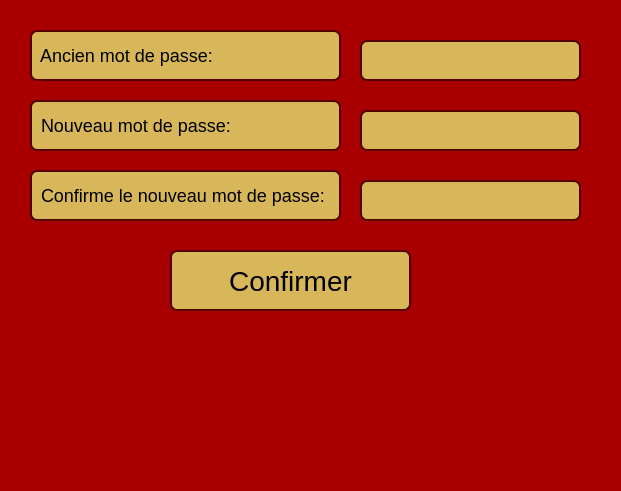
<?xml version="1.0" encoding="UTF-8"?>
<ui version="4.0">
 <class>schimbareParola</class>
 <widget class="QDialog" name="schimbareParola">
  <property name="geometry">
   <rect>
    <x>0</x>
    <y>0</y>
    <width>621</width>
    <height>491</height>
   </rect>
  </property>
  <property name="windowTitle">
   <string>Changer le mot de passe</string>
  </property>
  <property name="styleSheet">
   <string notr="true">QDialog{
background: rgb(168, 0, 0);
}</string>
  </property>
  <widget class="QPushButton" name="confirmaButton">
   <property name="geometry">
    <rect>
     <x>170</x>
     <y>250</y>
     <width>241</width>
     <height>61</height>
    </rect>
   </property>
   <property name="styleSheet">
    <string notr="true">QPushButton{
border: 2px solid rgb(85, 0, 0);
border-radius:7px;
background: #D8B75A;
font-size: 28px;
}</string>
   </property>
   <property name="text">
    <string>Confirmer</string>
   </property>
  </widget>
  <widget class="QLineEdit" name="confirmPasswordLineEdit">
   <property name="geometry">
    <rect>
     <x>360</x>
     <y>180</y>
     <width>221</width>
     <height>41</height>
    </rect>
   </property>
   <property name="styleSheet">
    <string notr="true">QLineEdit{
border: 2px solid rgb(85, 0, 0);
border-radius:7px;
background: #D8B75A;
font-size: 16px;
}</string>
   </property>
   <property name="text">
    <string/>
   </property>
   <property name="echoMode">
    <enum>QLineEdit::Password</enum>
   </property>
  </widget>
  <widget class="QLineEdit" name="newPasswordLineEdit">
   <property name="geometry">
    <rect>
     <x>360</x>
     <y>110</y>
     <width>221</width>
     <height>41</height>
    </rect>
   </property>
   <property name="styleSheet">
    <string notr="true">QLineEdit{
border: 2px solid rgb(85, 0, 0);
border-radius:7px;
background: #D8B75A;
font-size: 16px;
}</string>
   </property>
   <property name="text">
    <string/>
   </property>
   <property name="echoMode">
    <enum>QLineEdit::Password</enum>
   </property>
  </widget>
  <widget class="QLineEdit" name="oldPasswordLineEdit">
   <property name="geometry">
    <rect>
     <x>360</x>
     <y>40</y>
     <width>221</width>
     <height>41</height>
    </rect>
   </property>
   <property name="styleSheet">
    <string notr="true">QLineEdit{
border: 2px solid rgb(85, 0, 0);
border-radius:7px;
background: #D8B75A;
font-size: 16px;
}</string>
   </property>
   <property name="text">
    <string/>
   </property>
   <property name="echoMode">
    <enum>QLineEdit::Password</enum>
   </property>
  </widget>
  <widget class="QLabel" name="oldPasswordLabel">
   <property name="geometry">
    <rect>
     <x>30</x>
     <y>30</y>
     <width>311</width>
     <height>51</height>
    </rect>
   </property>
   <property name="styleSheet">
    <string notr="true">QLabel{
border: 2px solid rgb(85, 0, 0);
border-radius:7px;
background: #D8B75A;
font-size: 18px;
}</string>
   </property>
   <property name="text">
    <string> Ancien mot de passe:</string>
   </property>
  </widget>
  <widget class="QLabel" name="newPasswordLabel">
   <property name="geometry">
    <rect>
     <x>30</x>
     <y>100</y>
     <width>311</width>
     <height>51</height>
    </rect>
   </property>
   <property name="styleSheet">
    <string notr="true">QLabel{
border: 2px solid rgb(85, 0, 0);
border-radius:7px;
background: #D8B75A;
font-size: 18px;
}</string>
   </property>
   <property name="text">
    <string> Nouveau mot de passe:</string>
   </property>
  </widget>
  <widget class="QLabel" name="passwordConfirmLabel">
   <property name="geometry">
    <rect>
     <x>30</x>
     <y>170</y>
     <width>311</width>
     <height>51</height>
    </rect>
   </property>
   <property name="styleSheet">
    <string notr="true">QLabel{
border: 2px solid rgb(85, 0, 0);
border-radius:7px;
background: #D8B75A;
font-size: 18px;
}</string>
   </property>
   <property name="text">
    <string> Confirme le nouveau mot de passe:</string>
   </property>
  </widget>
  <widget class="QLabel" name="logo">
   <property name="geometry">
    <rect>
     <x>210</x>
     <y>330</y>
     <width>221</width>
     <height>131</height>
    </rect>
   </property>
   <property name="text">
    <string/>
   </property>
  </widget>
 </widget>
 <tabstops>
  <tabstop>oldPasswordLineEdit</tabstop>
  <tabstop>newPasswordLineEdit</tabstop>
  <tabstop>confirmPasswordLineEdit</tabstop>
  <tabstop>confirmaButton</tabstop>
 </tabstops>
 <resources/>
 <connections/>
</ui>
